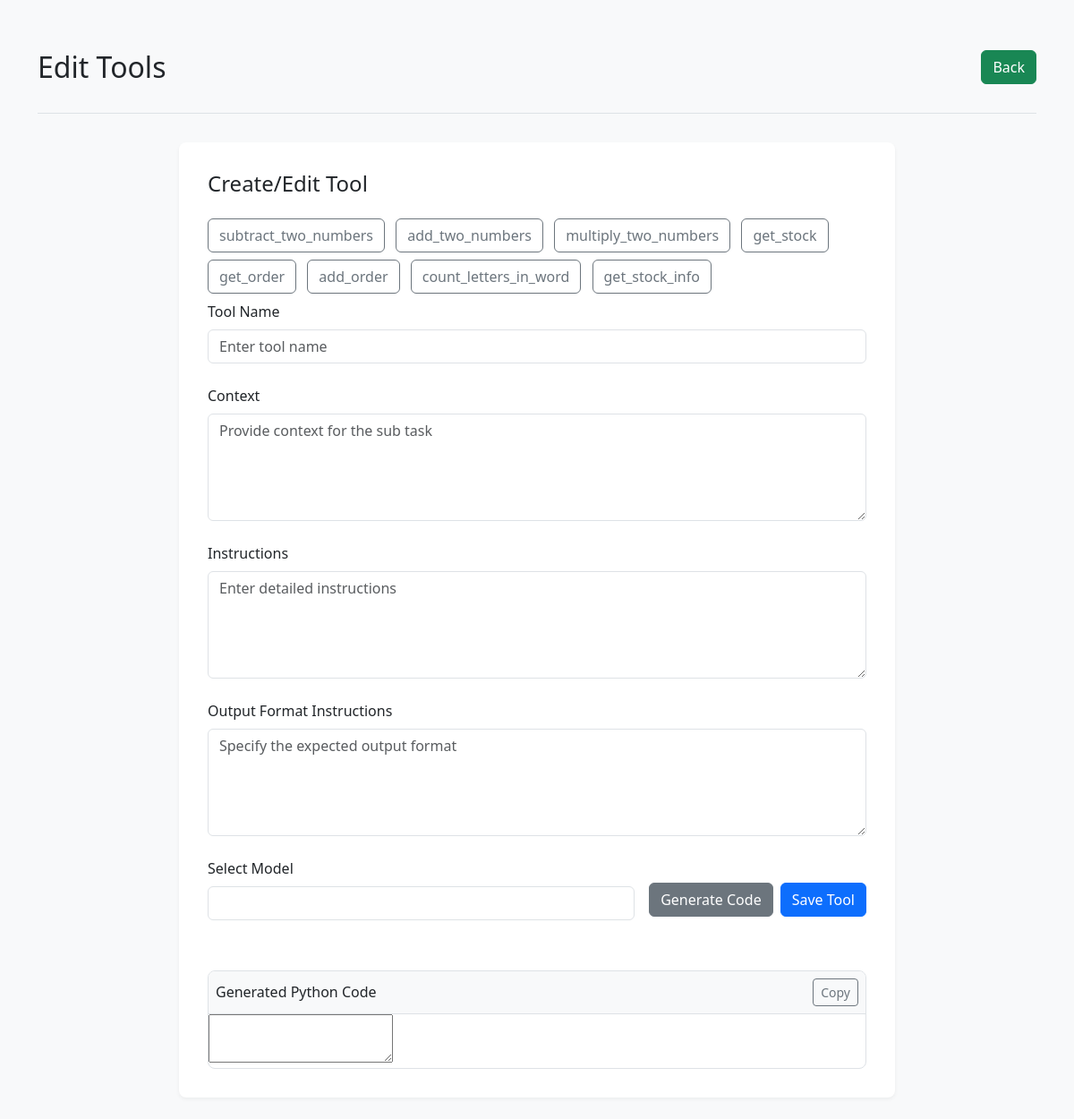
Page /tools/create/0 on the earlier database version.
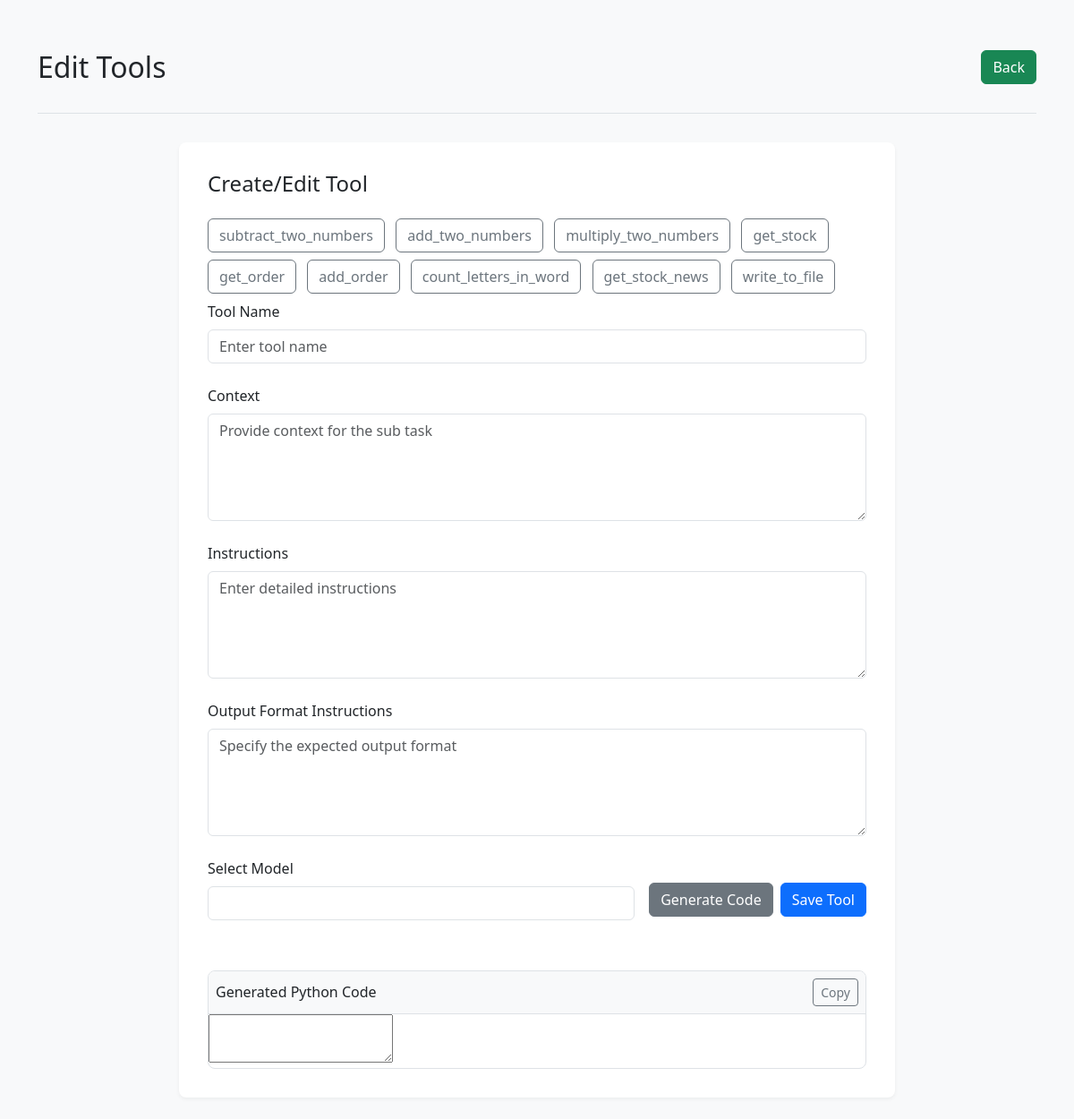
Same page on the later database version.
### agentoapp/models.py (models this page shows, shortened)
class Tool(models.Model):
    name = models.CharField(max_length=100)
    context = models.CharField(max_length=2048)
    instruction = models.CharField(max_length=2048)
    outputFormatInstruction = models.CharField(max_length=2048)
    codeblock = models.TextField(null=True)

### agentoapp/views.py (the view, shortened to what this page needs)
# urls.py: path('tools/<str:action>/<int:id>', name='tools',view=tools),
def tools(request,action,id):
    print(action,id)
    print(request.POST)
    back_url = request.META.get('HTTP_REFERER')
    tool = None
    if action == 'edit' and request.method == 'GET':
        tool = Tool.objects.get(id=id)
    existing_tools = Tool.objects.all()
    response: ListResponse = list()
    available_models = [model.model for model in response.models]
    return render(request,'agentoapp/tool.html',context={'action':action,'id':id,'back_url':back_url,'existing_tools':existing_tools,'tool':tool,'available_models':available_models})

### agentoapp/templates/agentoapp/tool.html (shortened to what this page needs)
<!DOCTYPE html>
<html lang="en">
<head>
    <link href="https://cdn.jsdelivr.net/npm/bootstrap@5.3.3/dist/css/bootstrap.min.css" rel="stylesheet">
    <link rel="stylesheet" href="https://cdnjs.cloudflare.com/ajax/libs/codemirror/5.65.2/codemirror.min.css">
    <link rel="stylesheet" href="https://cdnjs.cloudflare.com/ajax/libs/codemirror/5.65.2/theme/monokai.min.css">
</head>
<body class="container py-4 bg-light">
    <header class="page-header">
        <div class="d-flex justify-content-between align-items-center">
            <h1 class="h2 mb-0">Edit Tools</h1>
            <a class="btn btn-success" href="{{back_url}}">
                 Back
            </a>
        </div>
    </header>
    <main class="form-container">
        <div class="d-flex justify-content-between align-items-center mb-4">
            <h2 class="h4 mb-0">Create/Edit Tool</h2>
        </div>
        {% if existing_tools %}
        <div class="existing-tools">
            {% for tool in existing_tools %}
            <a href="/tools/edit/{{ tool.id }}"  target="_blank" class="btn btn-outline-secondary me-2 mb-2">
                {{ tool.name }}
            </a>
            {% endfor %}
        </div>
        {% endif %}
        {% if action == 'edit' %}
        <form method="POST" action="{% url 'agentoapp:tools' action='edit' id=id %}" class="needs-validation">
        {% else %}
        <form method="POST" action="{% url 'agentoapp:tools' action='create' id=0 %}" class="needs-validation">
        {% endif %}
            <div class="form-group">
                <label for="toolName" class="form-label">Tool Name</label>
                <input type="text" class="form-control" id="toolName" name="toolName" placeholder="Enter tool name"
                    value="{{tool.name}}" required>
            </div>
            <div class="form-group">
                <label for="context" class="form-label">Context</label>
                <textarea class="form-control" id="context" name="context"
                    placeholder="Provide context for the sub task" rows="4">{{tool.context}}</textarea>
            </div>
            <div class="form-group">
                <label for="instruction" class="form-label">Instructions</label>
                <textarea class="form-control" id="instruction" name="instruction"
                    placeholder="Enter detailed instructions" rows="4">{{tool.instruction}}</textarea>
            </div>
            <div class="form-group">
                <label for="outputFormatInstruction" class="form-label">Output Format Instructions</label>
                <textarea class="form-control" id="outputFormatInstruction" name="outputFormatInstruction"
                    placeholder="Specify the expected output format" rows="4">{{tool.outputFormatInstruction}}</textarea>
            </div>
    <div class="action-buttons d-flex gap-2 justify-content-between align-items-center">
        <div class="form-group flex-grow-1 me-2">
            <label for="modelSelect" class="form-label">Select Model</label>
            <select class="form-control" id="modelSelect" name="model">
                <option></option>
            </select>
        </div>
        <div class="d-flex gap-2">
            <button type="button" class="btn btn-secondary" id="generateCode">
                 Generate Code
            </button>
            <button type="submit" class="btn btn-primary">
                 Save Tool
            </button>
        </div>
    </div>
            <div class="code-editor-container">
                <div class="code-toolbar d-flex justify-content-between align-items-center">
                    <span class="h6 mb-0">Generated Python Code</span>
                    <button class="btn btn-sm btn-outline-secondary" id="copyCode">
                         Copy
                    </button>
                </div>
                <textarea name="codeblock" id="codeEditor">{{tool.codeblock}}</textarea>
            </div>
        </form>
    </main>
</body>
</html>

Differences in the rows shown:
changed Tool: name "get_stock_info" → "get_stock_news"
added Tool: name "write_to_file"
